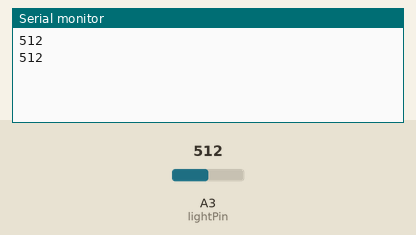
Simulated run of this sketch. Board: Arduino Uno, built with avr-gcc and run on an emulated ATmega328P. Parts: the last lines printed to the serial monitor. Inputs (shaded band) come from the test bench; at power-on: A3 (lightPin) = 512.

Above: at 1.8 s.
1.9 s: A3 (lightPin) set to 716
At 2.6 s:
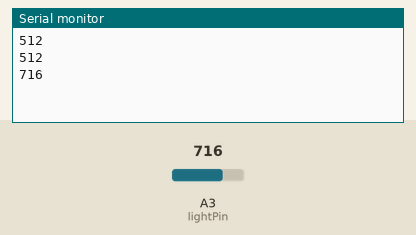
3.4 s: A3 (lightPin) set to 900
At 4.8 s:
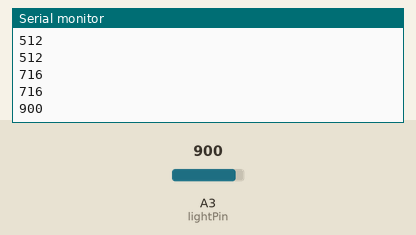
Timing chart, 0 to 6.4 s (numbered marks = the images above; inputs shaded):
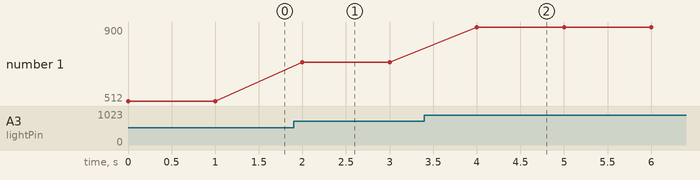

Measured:
- after the input at 1.9 s, the serial monitor: prints a new line after 0.10 s (image 1)
- after the input at 3.4 s, the serial monitor: prints a new line after 0.60 s (image 2)
- plotted number 1: 512 → 716 after the input at 1.9 s, 716 → 900 after the input at 3.4 s

The sketch:

lightPin.ino
```cpp
int lightPin = 3;  //define a pin for Photo resistor

void setup()
{
    Serial.begin(9600);  //Begin serial communcation
}

void loop()
{
    Serial.println(analogRead(lightPin)); //Write the value of the photoresistor to the serial monitor.

   delay(1000); //short delay for faster response to light.
}
```
